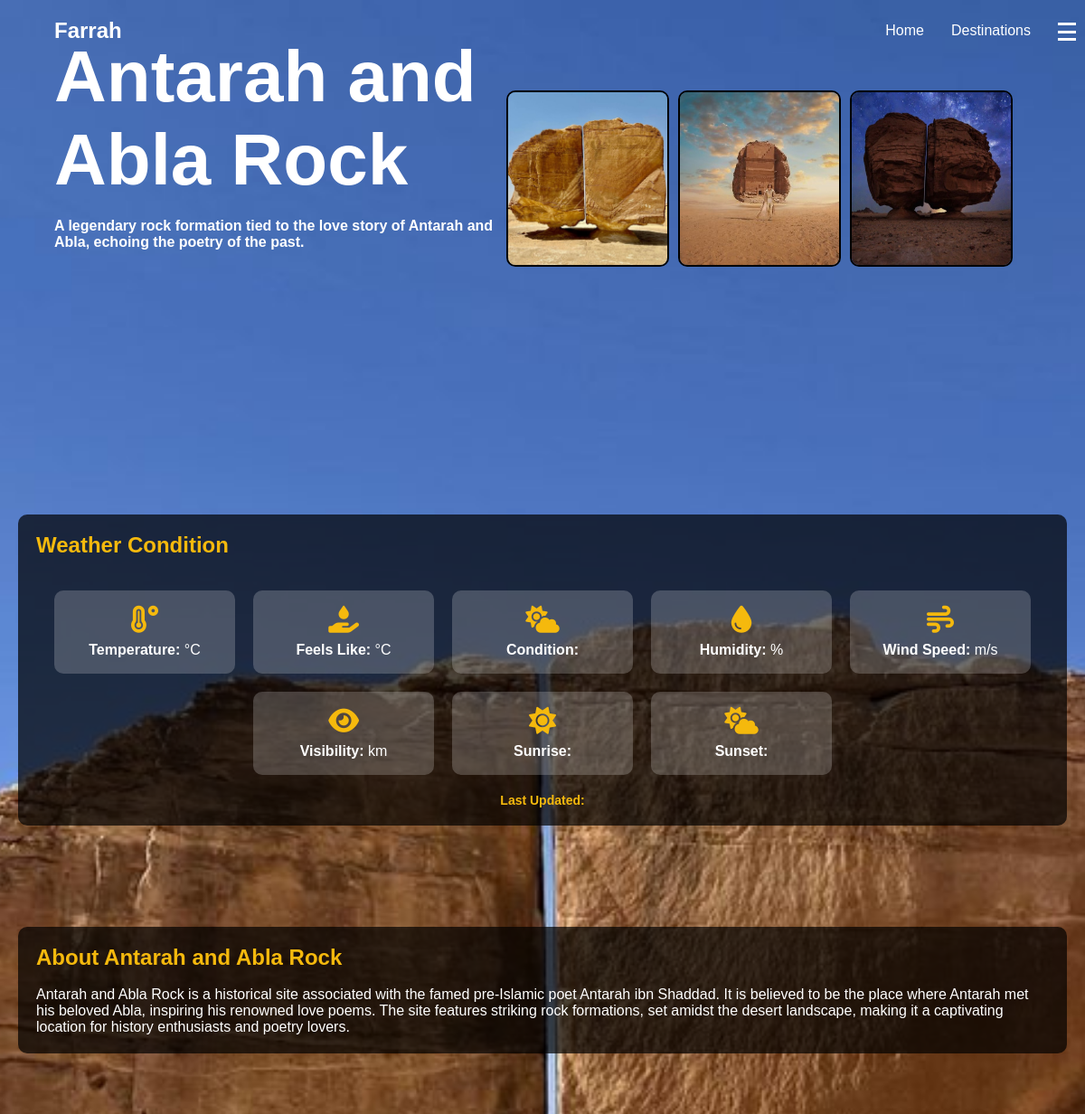
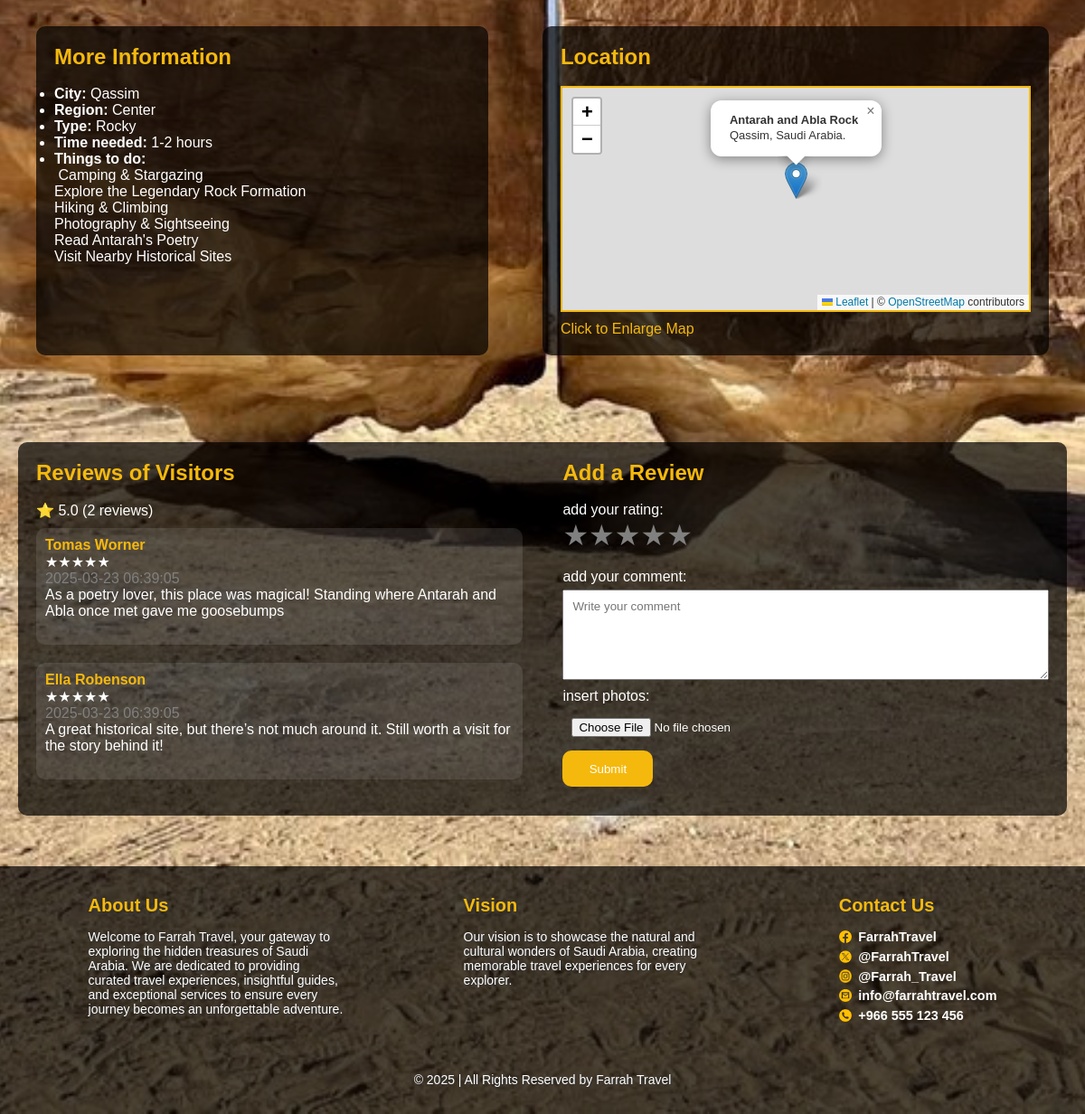
The app's page /DynamicDestination.php?DestinationID=7 with its own data (2 pictures, top to bottom).
### tables this page shows
CREATE TABLE `destination` (
  `DestinationID` varchar(255) NOT NULL,
  `Name` varchar(100) NOT NULL,
  `Sentence` varchar(700) NOT NULL,
  `Latitude` float NOT NULL,
  `Longitude` float NOT NULL,
  `City` varchar(100) NOT NULL,
  `Region` varchar(100) NOT NULL,
  `Type` varchar(50) NOT NULL,
  `Description` varchar(700) NOT NULL,
  `TimeNeeded` varchar(20) NOT NULL,
  `BackgroundPhoto` varchar(800) NOT NULL
);

CREATE TABLE `destinationimage` (
  `DestinationID` varchar(255) NOT NULL,
  `DestinationImage` varchar(800) NOT NULL
);

CREATE TABLE `thingstodo` (
  `DestinationID` varchar(255) NOT NULL,
  `ThingsToDo` varchar(300) NOT NULL
);

CREATE TABLE `review` (
  `ReviewID` int(11) NOT NULL,
  `UserID` varchar(255) NOT NULL,
  `DestinationID` varchar(255) NOT NULL,
  `Rating` int(11) NOT NULL,
  `Comment` varchar(400) DEFAULT NULL,
  `Date` timestamp NOT NULL DEFAULT CURRENT_TIMESTAMP
);

CREATE TABLE `user` (
  `UserID` varchar(255) NOT NULL,
  `Name` varchar(50) NOT NULL,
  `PhoneNumber` varchar(15) NOT NULL,
  `Email` varchar(100) NOT NULL,
  `Password` varchar(255) NOT NULL
);

### DynamicDestination.php (the view, shortened to what this page needs)
<?php
include 'db.php';
$destinationID = isset($_GET['DestinationID']) ? $_GET['DestinationID'] : '';
$query = "SELECT * FROM destination WHERE DestinationID = ?";
$stmt = $conn->prepare($query);
$stmt->bind_param("s", $destinationID);
$stmt->execute();
$result = $stmt->get_result();
$destination = $result->fetch_assoc();
$queryImages = "SELECT DestinationImage FROM destinationimage WHERE DestinationID = ?";
$stmt = $conn->prepare($queryImages);
$stmt->bind_param("i", $destinationID);
$stmt->execute();
$resultImages = $stmt->get_result();
$images = $resultImages->fetch_all(MYSQLI_ASSOC);
$queryThings = "SELECT ThingsToDo FROM thingstodo WHERE DestinationID = ?";
$stmt = $conn->prepare($queryThings);
$stmt->bind_param("i", $destinationID);
$stmt->execute();
$resultThings = $stmt->get_result();
$thingsToDo = $resultThings->fetch_all(MYSQLI_ASSOC);
$destinationID = isset($_GET['DestinationID']) ? $_GET['DestinationID'] : '';
$queryReviews = "SELECT r.*, u.Name FROM review r
                 JOIN user u ON r.UserID = u.UserID
                 WHERE r.DestinationID = ? ORDER BY r.Date DESC";
$stmt = $conn->prepare($queryReviews);
$stmt->bind_param("i", $destinationID);
$stmt->execute();
$resultReviews = $stmt->get_result();
$reviews = $resultReviews->fetch_all(MYSQLI_ASSOC);
$totalReviews = count($reviews);
$averageRating = $totalReviews ? array_sum(array_column($reviews, 'Rating')) / $totalReviews : 0;
?>
<!DOCTYPE html>
<html lang="en">
<head>
  <link rel="stylesheet" href="css/DestnitionStyle.css">
  <link rel="stylesheet" href="https://cdnjs.cloudflare.com/ajax/libs/font-awesome/6.4.2/css/all.min.css">
  <link rel="stylesheet" href="https://unpkg.com/leaflet@1.7.1/dist/leaflet.css" />
</head>
<body>
  <div class="slidebar-btn" id="slidebarBtn">
    <span class="bar"></span>
    <span class="bar"></span>
    <span class="bar"></span>
  </div>
  <header>
    <div class="header-left">
      <div class="logo">Farrah</div>
    </div>
    <nav>
      <ul>
        <li><a href="Home.html">Home</a></li>
        <li><a href="Destnition.html">Destinations</a></li>
      </ul>
    </nav>
  </header>
  <div class="background">
    <div class="overlay"></div>
  </div>
  <div class="destination-header">
    <div class="destination-info">
      <h1><?php echo htmlspecialchars($destination['Name']); ?></h1><br>
      <p><strong><?php echo htmlspecialchars($destination['Sentence']); ?></strong></p>
    </div>
    <div class="destination-images photo-container1">
      <?php
$i = 1;
foreach ($images as $img) { ?>
      <img class="review-photo1" src="<?php echo htmlspecialchars($img['DestinationImage']); ?>" alt="Destination Image" onclick="openModal('photo<?php echo $i; ?>')">
    <?php
    $i++;
}
?>
    </div>
  </div>
  <br><br><br><br><br><br><br><br><br><br><br><br><br>
  <div class="black-container">
    <h2 style="color: #f5b90d; text-align: center; text-align: left;">Weather Condition</h2> <br><br>
    <div class="weather-cards">
      <div class="weather-card">
        <i class="fas fa-temperature-high"></i>
        <p><strong>Temperature:</strong> <span id="temperature"></span>°C</p>
      </div>
      <div class="weather-card">
        <i class="fas fa-hand-holding-water"></i>
        <p><strong>Feels Like:</strong> <span id="feelsLike"></span>°C</p>
      </div>
      <div class="weather-card">
        <i class="fas fa-cloud-sun"></i>
        <p><strong>Condition:</strong> <span id="condition"></span></p>
      </div>
      <div class="weather-card">
        <i class="fas fa-tint"></i>
        <p><strong>Humidity:</strong> <span id="humidity"></span>%</p>
      </div>
      <div class="weather-card">
        <i class="fas fa-wind"></i>
        <p><strong>Wind Speed:</strong> <span id="windSpeed"></span> m/s</p>
      </div>
      <div class="weather-card">
        <i class="fas fa-eye"></i>
        <p><strong>Visibility:</strong> <span id="visibility"></span> km</p>
      </div>
      <div class="weather-card">
        <i class="fas fa-sun"></i>
        <p><strong>Sunrise:</strong> <span id="sunrise"></span></p>
      </div>
      <div class="weather-card">
        <i class="fas fa-cloud-sun"></i>
        <p><strong>Sunset:</strong> <span id="sunset"></span></p>
      </div>
    </div>
    <h2 class="last-updated">Last Updated: <span id="lastUpdated"></span></h2>
  </div>
  <br><br><br><br>
  <div class="black-container">
    <h2 style="color: #f5b90d;">About <?php echo htmlspecialchars($destination['Name']); ?></h2> <br>
    <p><?php echo htmlspecialchars($destination['Description']); ?></p>
  </div>
  <br><br>
  <div class="info-map-container">
    <div class="black-container info">
      <h2 style="color: #f5b90d;">More Information</h2> <br>
      <ul>
        <li><strong>City:</strong> <?php echo htmlspecialchars($destination['City']); ?> </li>
        <li><strong>Region:</strong> <?php echo htmlspecialchars($destination['Region']); ?></li>
        <li><strong>Type:</strong> <?php echo htmlspecialchars($destination['Type']); ?></li>
        <li><strong>Time needed:</strong> <?php echo htmlspecialchars($destination['TimeNeeded']); ?></li>
        <li><strong>Things to do:</strong>
          <?php foreach ($thingsToDo as $thing) { ?>
            <pre><?php echo htmlspecialchars($thing['ThingsToDo']); ?></pre>
        <?php } ?>
      </ul>
    </div>
    <div class="black-container map-container">
      <h2 class="map-title">
        <pre>Location                                                               </pre>
      </h2><br>
      <div id="map" class="map-preview"></div>
      <a href="#" id="enlargeMapLink" class="enlarge-map-link">Click to Enlarge Map</a>
    </div>
  </div>
  <br><br>
  <div class="black-container reviews-container">
    <div class="reviews">
        <h2 style="color: #f5b90d;">Reviews of Visitors</h2><br>
        <div class="ratings">
            <p>⭐ <?php echo number_format($averageRating, 1); ?> (<?php echo $totalReviews; ?> reviews)</p>
        </div>
        <?php if ($totalReviews > 0) { ?>
            <?php foreach ($reviews as $review) { ?>
                <div class="review">
                    <p><strong style="color: #f5b90d;"><?php echo htmlspecialchars($review['Name']); ?></strong><br>
                    <?php echo str_repeat('★', $review['Rating']) . str_repeat('☆', 5 - $review['Rating']); ?><br>
                    <span class="date"><?php echo htmlspecialchars($review['Date']); ?></span></p>
                    <p><?php echo htmlspecialchars($review['Comment']); ?></p><br>
                </div>
            <?php } ?>
        <?php } else { ?>
            <p>No reviews yet. Be the first to leave a review!</p>
        <?php } ?>
    </div>
    <div class="add-review">
        <form action="DynamicDestination.php?DestinationID=<?php echo $destinationID; ?>" method="post" enctype="multipart/form-data">
            <h2 style="color: #f5b90d;">Add a Review</h2><br>
            <p>add your rating:</p>
            <div class="star-rating">
                <span class="star" data-value="1">&#9733;</span>
                <span class="star" data-value="2">&#9733;</span>
                <span class="star" data-value="3">&#9733;</span>
                <span class="star" data-value="4">&#9733;</span>
                <span class="star" data-value="5">&#9733;</span>
            </div><br>
            <p>add your comment:</p>
            <textarea name="comment" class="comment" placeholder="Write your comment"></textarea>
            <p>insert photos:</p>
            <input type="file" name="photo">
            <button type="submit" id="submit">Submit</button>
        </form>
    </div>
</div>
  <br><br>
  <footer id="footer" class="footer">
    <div class="footer-top">
      <div class="container">
        <div class="row">
          <div class="col">
            <div class="single-footer">
              <h2>About Us</h2>
              <p>
                Welcome to Farrah Travel, your gateway to exploring the hidden treasures of Saudi Arabia.
                We are dedicated to providing curated travel experiences, insightful guides, and exceptional
                services to ensure every journey becomes an unforgettable adventure.
              </p>
            </div>
          </div>
          <div class="col">
            <div class="single-footer">
              <h2>Vision</h2>
              <p>
                Our vision is to showcase the natural and cultural wonders of Saudi Arabia,
                creating memorable travel experiences for every explorer.
              </p>
            </div>
          </div>
          <div class="col">
            <h2>Contact Us</h2>
            <ul class="social">
              <li>
                <img src="images/facebook-icon.png" alt="facebook" />
                <span>FarrahTravel</span>
              </li>
              <li>
                <img src="images/x-icon.png" alt="x" />
                <span>@FarrahTravel</span>
              </li>
              <li>
                <img src="images/instagram-icon.png" alt="instagram" />
                <span>@Farrah_Travel</span>
              </li>
              <li>
                <img src="images/gmail-icon.png" alt="gmail" />
                <span>info@farrahtravel.com</span>
              </li>
              <li>
                <img src="images/phone-icon.png" alt="phone" />
                <span>+966 555 123 456</span>
              </li>
            </ul>
          </div>
        </div>
      </div>
    </div>
    <div class="copyright">
      <div class="container">
        <div class="row">
          <div class="copyright-content">
            <p>
              © 2025 | All Rights Reserved by
              <span>Farrah Travel</span>
            </p>
          </div>
        </div>
      </div>
    </div>
  </footer>
</body>
</html>

### records on screen
destination: Name "Antarah and Abla Rock", Sentence "A legendary rock formation tied to the love story of Antarah and Abla, echoing the poetry of the past.", Description "Antarah and Abla Rock is a historical site associated with the famed pre-Islamic poet Antarah ibn Shaddad. It is believed to be the place where Antarah met his beloved Abla, inspiring his renowned love poems. The site features striking rock formations, set amidst the desert landscape, making it a captivating location for history enthusiasts and poetry lovers.", City "Qassim", Region "Center", Type "Rocky", TimeNeeded "1-2 hours"
destinationimage: DestinationImage (picture)
destinationimage: DestinationImage (picture)
destinationimage: DestinationImage (picture)
thingstodo: ThingsToDo "Camping & Stargazing"
thingstodo: ThingsToDo "Explore the Legendary Rock Formation"
thingstodo: ThingsToDo "Hiking & Climbing"
thingstodo: ThingsToDo "Photography & Sightseeing"
thingstodo: ThingsToDo "Read Antarah's Poetry"
thingstodo: ThingsToDo "Visit Nearby Historical Sites"
review: UserID.Name "Tomas Worner", Rating "★★★★★", Date "2025-03-23 06:39:05", Comment "As a poetry lover, this place was magical! Standing where Antarah and Abla once met gave me goosebumps"
review: UserID.Name "Ella Robenson", Rating "★★★★★", Date "2025-03-23 06:39:05", Comment "A great historical site, but there’s not much around it. Still worth a visit for the story behind it!"

### other values on screen
$averageRating "5.0"
$totalReviews "2"
